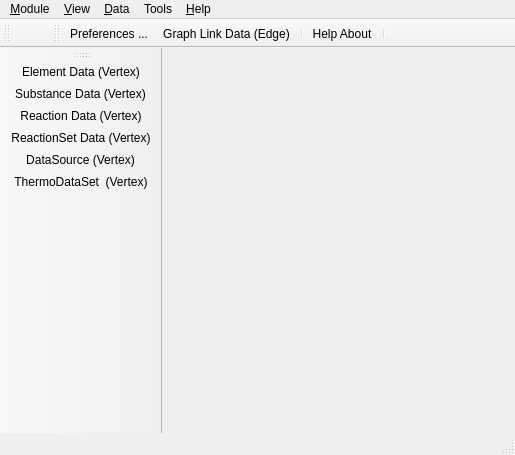
<?xml version="1.0" encoding="UTF-8"?>
<ui version="4.0">
 <class>TThermoFunMainWindow</class>
 <widget class="QMainWindow" name="TThermoFunMainWindow">
  <property name="geometry">
   <rect>
    <x>0</x>
    <y>0</y>
    <width>515</width>
    <height>455</height>
   </rect>
  </property>
  <property name="windowTitle">
   <string>Welcome to ThermoMatch++ Main Window</string>
  </property>
  <widget class="QWidget" name="centralWidget_">
   <layout class="QGridLayout" name="gridLayout">
    <property name="leftMargin">
     <number>4</number>
    </property>
    <property name="topMargin">
     <number>4</number>
    </property>
    <property name="rightMargin">
     <number>4</number>
    </property>
    <property name="bottomMargin">
     <number>4</number>
    </property>
    <property name="spacing">
     <number>0</number>
    </property>
   </layout>
  </widget>
  <widget class="QMenuBar" name="menuBar">
   <property name="geometry">
    <rect>
     <x>0</x>
     <y>0</y>
     <width>515</width>
     <height>19</height>
    </rect>
   </property>
   <widget class="QMenu" name="menu_File">
    <property name="title">
     <string>&amp;Module</string>
    </property>
    <addaction name="actionNew_Element_Window"/>
    <addaction name="actionNew_Substance_Window"/>
    <addaction name="actionNew_Reaction_Window"/>
    <addaction name="actionNew_Reaction_Se_t_Window"/>
    <addaction name="actionNew_Data_Source_Window"/>
    <addaction name="separator"/>
    <addaction name="actionNew_Edge_Editor_Window"/>
    <addaction name="separator"/>
    <addaction name="actionE_xit"/>
   </widget>
   <widget class="QMenu" name="menuHelp">
    <property name="title">
     <string>&amp;Help</string>
    </property>
    <addaction name="actionPreferences"/>
    <addaction name="separator"/>
    <addaction name="actionContents"/>
    <addaction name="separator"/>
    <addaction name="actionVersion"/>
    <addaction name="actionAuthors"/>
    <addaction name="actionLicense"/>
    <addaction name="separator"/>
    <addaction name="action_Help_About"/>
   </widget>
   <widget class="QMenu" name="menu_View">
    <property name="title">
     <string>&amp;View</string>
    </property>
    <addaction name="action_Keep_Data_Fields_Expanded"/>
    <addaction name="action_Show_comments"/>
    <addaction name="action_Display_enums"/>
    <addaction name="action_Edit_id"/>
   </widget>
   <widget class="QMenu" name="menuData">
    <property name="title">
     <string>&amp;Data</string>
    </property>
    <addaction name="actionGenerate_a_ThermoDataSet_record"/>
    <addaction name="actionExport_ThermoDataSet"/>
   </widget>
   <widget class="QMenu" name="menuTOols">
    <property name="title">
     <string>Tools</string>
    </property>
    <addaction name="actionThermo_Fun_Properties_at_TP"/>
    <addaction name="actionRecord_Calculator"/>
   </widget>
   <addaction name="menu_File"/>
   <addaction name="menu_View"/>
   <addaction name="menuData"/>
   <addaction name="menuTOols"/>
   <addaction name="menuHelp"/>
  </widget>
  <widget class="QToolBar" name="upToolBar">
   <property name="minimumSize">
    <size>
     <width>50</width>
     <height>0</height>
    </size>
   </property>
   <property name="floatable">
    <bool>true</bool>
   </property>
   <attribute name="toolBarArea">
    <enum>TopToolBarArea</enum>
   </attribute>
   <attribute name="toolBarBreak">
    <bool>false</bool>
   </attribute>
  </widget>
  <widget class="QStatusBar" name="statusBar"/>
  <widget class="QToolBar" name="winToolBar">
   <property name="windowTitle">
    <string>toolBar</string>
   </property>
   <property name="iconSize">
    <size>
     <width>50</width>
     <height>50</height>
    </size>
   </property>
   <attribute name="toolBarArea">
    <enum>LeftToolBarArea</enum>
   </attribute>
   <attribute name="toolBarBreak">
    <bool>false</bool>
   </attribute>
   <addaction name="actionNew_Element_Window"/>
   <addaction name="actionNew_Substance_Window"/>
   <addaction name="actionNew_Reaction_Window"/>
   <addaction name="actionNew_Reaction_Se_t_Window"/>
   <addaction name="actionNew_Data_Source_Window"/>
   <addaction name="actionNew_ThermoDataSet_Window"/>
  </widget>
  <widget class="QToolBar" name="mainToolBar">
   <property name="minimumSize">
    <size>
     <width>0</width>
     <height>0</height>
    </size>
   </property>
   <property name="baseSize">
    <size>
     <width>0</width>
     <height>0</height>
    </size>
   </property>
   <property name="windowTitle">
    <string>toolBar</string>
   </property>
   <attribute name="toolBarArea">
    <enum>TopToolBarArea</enum>
   </attribute>
   <attribute name="toolBarBreak">
    <bool>false</bool>
   </attribute>
   <addaction name="actionPreferences"/>
   <addaction name="actionNew_Edge_Editor_Window"/>
   <addaction name="separator"/>
   <addaction name="action_Help_About"/>
   <addaction name="separator"/>
  </widget>
  <action name="actionE_xit">
   <property name="text">
    <string>E&amp;xit</string>
   </property>
  </action>
  <action name="actionPreferences">
   <property name="icon">
    <iconset resource="../ThermoFunDemoGUI.qrc">
     <normaloff>:/Icons/SetKeyTemplateIcon24.png</normaloff>:/Icons/SetKeyTemplateIcon24.png</iconset>
   </property>
   <property name="text">
    <string>&amp;Preferences ...</string>
   </property>
   <property name="iconText">
    <string>Preferences ...</string>
   </property>
   <property name="toolTip">
    <string>Preferences ...</string>
   </property>
  </action>
  <action name="action_Help_About">
   <property name="icon">
    <iconset resource="../ThermoFunDemoGUI.qrc">
     <normaloff>:/Icons/ShowHelpWindowIcon24.png</normaloff>:/Icons/ShowHelpWindowIcon24.png</iconset>
   </property>
   <property name="text">
    <string> Help &amp;About</string>
   </property>
   <property name="toolTip">
    <string>Open Help Viewer ...</string>
   </property>
  </action>
  <action name="actionAuthors">
   <property name="text">
    <string>Au&amp;thors ...</string>
   </property>
  </action>
  <action name="actionLicense">
   <property name="text">
    <string>&amp;License ...</string>
   </property>
  </action>
  <action name="actionContents">
   <property name="text">
    <string>Help &amp;Contents ...</string>
   </property>
  </action>
  <action name="action_Show_comments">
   <property name="checkable">
    <bool>true</bool>
   </property>
   <property name="text">
    <string>&amp;Display Comments to Data Fields</string>
   </property>
  </action>
  <action name="action_Display_enums">
   <property name="checkable">
    <bool>true</bool>
   </property>
   <property name="text">
    <string>&amp;Show Enum Names Instead of Values</string>
   </property>
  </action>
  <action name="actionVersion">
   <property name="text">
    <string>&amp;Version ...</string>
   </property>
  </action>
  <action name="action_Edit_id">
   <property name="checkable">
    <bool>true</bool>
   </property>
   <property name="icon">
    <iconset resource="../ThermoFunDemoGUI.qrc">
     <normaloff>:/Icons/CancelIcon24.png</normaloff>:/Icons/CancelIcon24.png</iconset>
   </property>
   <property name="text">
    <string>&amp;Edit _id of DB Documents (Records) </string>
   </property>
  </action>
  <action name="actionNew_Element_Window">
   <property name="icon">
    <iconset resource="../ThermoFunDemoGUI.qrc">
     <normaloff>:/Icons/ICompModuleIcon.png</normaloff>:/Icons/ICompModuleIcon.png</iconset>
   </property>
   <property name="text">
    <string>&amp;Element Data (Vertex) ...</string>
   </property>
  </action>
  <action name="actionNew_Substance_Window">
   <property name="icon">
    <iconset resource="../ThermoFunDemoGUI.qrc">
     <normaloff>:/Icons/DCompModuleIcon.png</normaloff>:/Icons/DCompModuleIcon.png</iconset>
   </property>
   <property name="text">
    <string>&amp;Substance Data (Vertex) ...</string>
   </property>
  </action>
  <action name="actionNew_Reaction_Window">
   <property name="icon">
    <iconset resource="../ThermoFunDemoGUI.qrc">
     <normaloff>:/Icons/ReacDCModuleIcon.png</normaloff>:/Icons/ReacDCModuleIcon.png</iconset>
   </property>
   <property name="text">
    <string>&amp;Reaction Data (Vertex) ...</string>
   </property>
  </action>
  <action name="actionNew_Reaction_Se_t_Window">
   <property name="icon">
    <iconset resource="../ThermoFunDemoGUI.qrc">
     <normaloff>:/Icons/ReactionEquilibriumIcon.png</normaloff>:/Icons/ReactionEquilibriumIcon.png</iconset>
   </property>
   <property name="text">
    <string>ReactionSe&amp;t Data (Vertex) ...</string>
   </property>
  </action>
  <action name="actionNew_Data_Source_Window">
   <property name="icon">
    <iconset resource="../ThermoFunDemoGUI.qrc">
     <normaloff>:/Icons/SDrefModuleIcon.png</normaloff>:/Icons/SDrefModuleIcon.png</iconset>
   </property>
   <property name="text">
    <string>&amp;DataSource (Vertex) ...</string>
   </property>
  </action>
  <action name="action_Keep_Data_Fields_Expanded">
   <property name="checkable">
    <bool>true</bool>
   </property>
   <property name="text">
    <string>&amp;Keep Data Fields Expanded</string>
   </property>
  </action>
  <action name="actionNew_Edge_Editor_Window">
   <property name="icon">
    <iconset resource="../ThermoFunDemoGUI.qrc">
     <normaloff>:/Icons/DualThModuleIcon.png</normaloff>
     <normalon>:/main/GUI/Icons/DualThModuleIcon24.png</normalon>:/Icons/DualThModuleIcon.png</iconset>
   </property>
   <property name="text">
    <string>&amp;Graph Link Data (Edge) ...</string>
   </property>
  </action>
  <action name="actionThermo_Fun_Properties_at_TP">
   <property name="text">
    <string>Thermo&amp;Fun Properties at TP</string>
   </property>
  </action>
  <action name="actionRecord_Calculator">
   <property name="text">
    <string>Record &amp;Calculator</string>
   </property>
  </action>
  <action name="actionGenerate_a_ThermoDataSet_record">
   <property name="text">
    <string>Generate a ThermoDataSet record</string>
   </property>
  </action>
  <action name="actionNew_ThermoDataSet_Window">
   <property name="icon">
    <iconset resource="../ThermoFunDemoGUI.qrc">
     <normaloff>:/Icons/ThermoDatabasesIcon.png</normaloff>:/Icons/ThermoDatabasesIcon.png</iconset>
   </property>
   <property name="text">
    <string>&amp;ThermoDataSet  (Vertex) ...</string>
   </property>
   <property name="toolTip">
    <string>ThermoDataSet (Vertex)</string>
   </property>
  </action>
  <action name="actionExport_ThermoDataSet">
   <property name="text">
    <string>Export ThermoDataSet</string>
   </property>
  </action>
 </widget>
 <layoutdefault spacing="6" margin="11"/>
 <resources>
  <include location="../ThermoFunDemoGUI.qrc"/>
 </resources>
 <connections/>
</ui>
